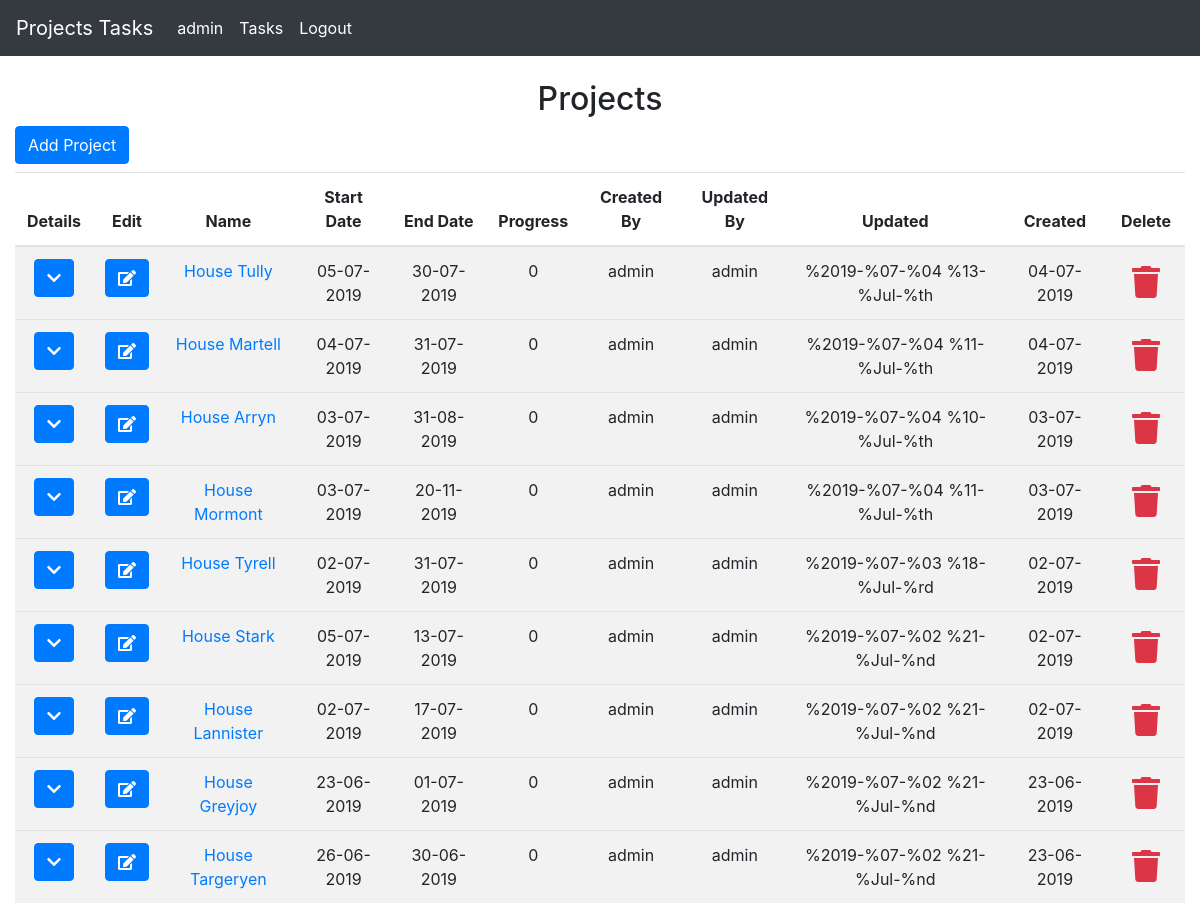
The app's page / (signed in) with its own data.
### projects/models.py (models this page shows, shortened)
class Project(models.Model):
    name = models.CharField(max_length = 250)
    start = models.DateField(verbose_name = 'Start Date')
    end = models.DateField(verbose_name = 'End Date')
    assigned_users = models.ManyToManyField(
        settings.AUTH_USER_MODEL,
        blank = True,
        related_name = 'projects'
    )
    assigned_groups = models.ManyToManyField(
        Group,
        blank = True,
        related_name = 'projects',
    )
    progress = models.PositiveSmallIntegerField(default = 0, editable = False)
    created_by = models.ForeignKey(
        settings.AUTH_USER_MODEL,
        on_delete = models.SET_NULL,
        null = True,
        blank = True,
        related_name = 'created_projects',
        editable = False,
    )
    updated_by = models.ForeignKey(
        settings.AUTH_USER_MODEL,
        on_delete = models.SET_NULL,
        null = True,
        blank = True,
        related_name = 'updated_projects',
        editable = False,
    )
    updated = models.DateTimeField(auto_now = True)
    created = models.DateTimeField(auto_now_add = True)
    def get_absolute_url(self):
        return reverse_lazy('projects:details', kwargs = {'pk' : self.id})
    class Meta:
        ordering = ('-created', 'name')

### projects/views.py (the view, shortened to what this page needs)
# urls.py: re_path('^$', ProjectListView.as_view(), name = 'project_list'),
class ProjectListView(PermissionRequiredMixin, ListView):
    permission_required = ('projects.view_project',)
    model = Project
    template_name = 'projects/list.html'
    context_object_name = 'projects'
    def get_context_data(self, *args, **kwargs):
        cxt = super(ProjectListView, self).get_context_data(*args, **kwargs)
        cxt['project_form'] = ProjectForm()
        cxt['update_formset'] = ProjectInlineFormset(instance = self.request.user)
        return cxt
    def get_queryset(self):
        return self.request.user.created_projects.all()

### projects/templates/projects/list.html (shortened to what this page needs)
{% extends 'base.html' %}
{% block content %}
    <h2 class="col-12 mt-2 text-center">
        Projects
    </h2>
    <div class="col-12 mb-2">
        <button type="button" class="btn btn-primary text-capitalize" data-toggle="modal" data-target="#addProjectModal">
            add project
        </button>
    </div>
    <div class="col-12">
        <table class="table table-striped text-center">
            <thead>
                <tr>
                    <th>
                        Details
                    </th>
                    <th>
                        Edit
                    </th>
                    <th>
                        Name
                    </th>
                    <th>
                        Start Date
                    </th>
                    <th>
                        End Date
                    </th>
                    <th>
                        Progress
                    </th>
                    <th>
                        Created By
                    </th>
                    <th>
                        Updated By
                    </th>
                    <th>
                        Updated
                    </th>
                    <th>
                        Created
                    </th>
                    <th>
                        Delete
                    </th>
                </tr>
            </thead>
            <tbody>
                {% for p in projects %}
                    <tr data-id="{{ p.id }}">
                        <td>
                            <button class="details btn btn-primary">
                                <i class="fas fa-chevron-down"></i>
                            </button>
                        </td>
                        <td>
                            <button type="button" class="btn btn-primary text-capitalize" data-toggle="modal" data-target="#updateProjectModal{{ forloop.counter }}">
                                <i class="fas fa-edit"></i>
                            </button>
                        </td>
                        <td>
                            <a href="{{ p.get_absolute_url }}">
                                {{ p.name }}
                            </a>
                        </td>
                        <td>
                            {{ p.start|date:'d-m-Y' }}
                        </td>
                        <td>
                            {{ p.end|date:'d-m-Y' }}
                        </td>
                        <td>
                            {{ p.progress }}
                        </td>
                        <td>
                            {{ p.created_by.username }}
                        </td>
                        <td>
                            {{ p.updated_by.username }}
                        </td>
                        <td>
                            {{ p.updated }}
                        </td>
                        <td>
                            {{ p.created|date:'d-m-Y' }}
                        </td>
                        <td>
                            <button type="button" class="btn text-danger" data-toggle="modal" data-target="#deleteProjectModal{{ p.id }}">
                                <i class="fas fa-trash fa-2x"></i>
                            </button>
                        </td>
                    </tr>
                {% endfor %}
            </tbody>
        </table>
    </div>
{% endblock content %}

### templates/includes/navbar.html (shortened to what this page needs)
<nav class="navbar navbar-expand-md navbar-dark bg-dark">
    <a class="navbar-brand" href="{% url 'project_list' %}">Projects Tasks</a>
    <div class="collapse navbar-collapse" id="navbarNav">
        <ul class="navbar-nav">
            {% if request.user.is_authenticated %}
                <li class="nav-item active">
                    <span class="nav-link">{{ request.user }}</span>
                </li>
                <li class="nav-item active">
                    <a href="{% url 'tasks:list' %}" class="nav-link">Tasks</a>
                </li>
                <li class="nav-item active">
                    <a class="nav-link" href="{% url 'logout' %}">Logout</a>
                </li>
            {% else %}
                <li class="nav-item active">
                    <a class="nav-link" href="{% url 'login' %}">Login</a>
                </li>
            {% endif %}
        </ul>
    </div>
</nav>

### records on screen
Project: name "House Tully", start "05-07-2019", end "30-07-2019", progress "0", created_by.username "admin", updated_by.username "admin", updated "%2019-%07-%04 %13-%Jul-%th", created "04-07-2019"
Project: name "House Martell", start "04-07-2019", end "31-07-2019", progress "0", created_by.username "admin", updated_by.username "admin", updated "%2019-%07-%04 %11-%Jul-%th", created "04-07-2019"
Project: name "House Arryn", start "03-07-2019", end "31-08-2019", progress "0", created_by.username "admin", updated_by.username "admin", updated "%2019-%07-%04 %10-%Jul-%th", created "03-07-2019"
Project: name "House Mormont", start "03-07-2019", end "20-11-2019", progress "0", created_by.username "admin", updated_by.username "admin", updated "%2019-%07-%04 %11-%Jul-%th", created "03-07-2019"
Project: name "House Tyrell", start "02-07-2019", end "31-07-2019", progress "0", created_by.username "admin", updated_by.username "admin", updated "%2019-%07-%03 %18-%Jul-%rd", created "02-07-2019"
Project: name "House Stark", start "05-07-2019", end "13-07-2019", progress "0", created_by.username "admin", updated_by.username "admin", updated "%2019-%07-%02 %21-%Jul-%nd", created "02-07-2019"
Project: name "House Lannister", start "02-07-2019", end "17-07-2019", progress "0", created_by.username "admin", updated_by.username "admin", updated "%2019-%07-%02 %21-%Jul-%nd", created "02-07-2019"
Project: name "House Greyjoy", start "23-06-2019", end "01-07-2019", progress "0", created_by.username "admin", updated_by.username "admin", updated "%2019-%07-%02 %21-%Jul-%nd", created "23-06-2019"
Project: name "House Targeryen", start "26-06-2019", end "30-06-2019", progress "0", created_by.username "admin", updated_by.username "admin", updated "%2019-%07-%02 %21-%Jul-%nd", created "23-06-2019"

### other values on screen
{{ request.user }} "admin"
